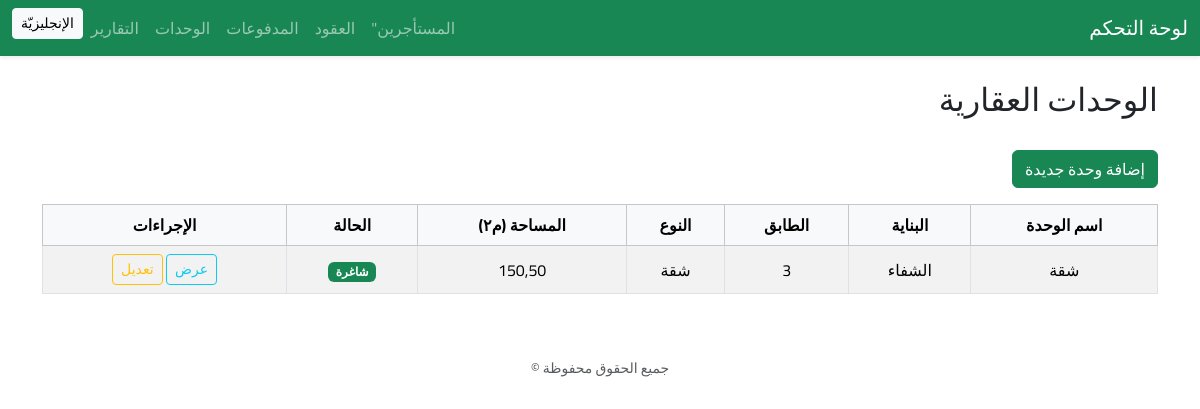
Screenshot of /buildings/ with the database file from the repository.
### buildings/models.py (models this page shows, shortened)
class Unit(models.Model):
  name = models.CharField(
    max_length=100,
    verbose_name=_('اسم الوحدة')
  )
  floor = models.IntegerField(
    verbose_name=_('رقم الطابق')
  )
  building_name = models.CharField(
    max_length=255,
    verbose_name=_('اسم البناية')
  )
  type = models.CharField(
    max_length=4,
    choices=UnitType.choices,
    verbose_name=_('نوع الوحدة')
  )
  is_occupied = models.BooleanField(
    default=False,
    verbose_name=_('هل الوحدة مشغولة؟')
  )
  is_furnished = models.BooleanField(
    default=False,
    verbose_name=_('هل مؤثثة؟')
  )
  area = models.DecimalField(
    max_digits=7,
    decimal_places=2,
    verbose_name=_('المساحة (م2)')
  )
  coordinates = models.CharField(
    max_length=100,
    blank=True,
    null=True,
    verbose_name=_('الإحداثيات')
  )
  class Meta:
    verbose_name = _("وحدة عقارية")
    verbose_name_plural = _("الوحدات العقارية")

### buildings/views.py (the view)
# urls.py: path('', views.unit_list, name='list'),
def unit_list(request):
  units = Unit.objects.all()
  return render(request, 'buildings/unit_list.html', {'units': units})

### templates/buildings/unit_list.html (shortened to what this page needs)
{% extends "base.html" %}
{% load i18n %}
{% block content %}
<div class="d-flex justify-content-between align-items-center mb-4">
  <h2>{% trans "الوحدات العقارية" %}</h2>
</div>
<a href="{% url 'buildings:add' %}" class="btn btn-success mb-3">
  {% trans "إضافة وحدة جديدة" %}
</a>
<div class="table-responsive">
<table class="table table-bordered table-striped align-middle text-center">
  <thead class="table-light">
    <tr>
      <th>{% trans "اسم الوحدة" %}</th>
      <th>{% trans "البناية" %}</th>
      <th>{% trans "الطابق" %}</th>
      <th>{% trans "النوع" %}</th>
      <th>{% trans "المساحة (م٢)" %}</th>
      <th>{% trans "الحالة" %}</th>
      <th>{% trans "الإجراءات" %}</th>
    </tr>
  </thead>
  <tbody>
    {% for unit in units %}
    <tr>
      <td>{{ unit.name }}</td>
      <td>{{ unit.building_name }}</td>
      <td>{{ unit.floor }}</td>
      <td>{{ unit.get_type_display }}</td>
      <td>{{ unit.area }}</td>
      <td>
        {% if unit.is_occupied %}
        <span class="badge bg-danger">{% trans "مشغولة" %}</span>
        {% else %}
        <span class="badge bg-success">{% trans "شاغرة" %}</span>
        {% endif %}
      </td>
      <td>
        <a href="{% url 'buildings:detail' unit.pk %}" class="btn btn-sm btn-outline-info">
          {% trans "عرض" %}
        </a>
        <a href="{% url 'buildings:edit' unit.pk %}" class="btn btn-sm btn-outline-warning">
          {% trans "تعديل" %}
        </a>
      </td>
    </tr>
    {% empty %}
    <tr>
      <td colspan="7" class="text-muted">
        {% trans "لا توجد وحدات حالياً." %}
      </td>
    </tr>
    {% endfor %}
  </tbody>
</table>
{% endblock %}

### rows the page displays
Unit: name "شقة", building_name "الشفاء", floor "3", type "شقة", area "150,50"
